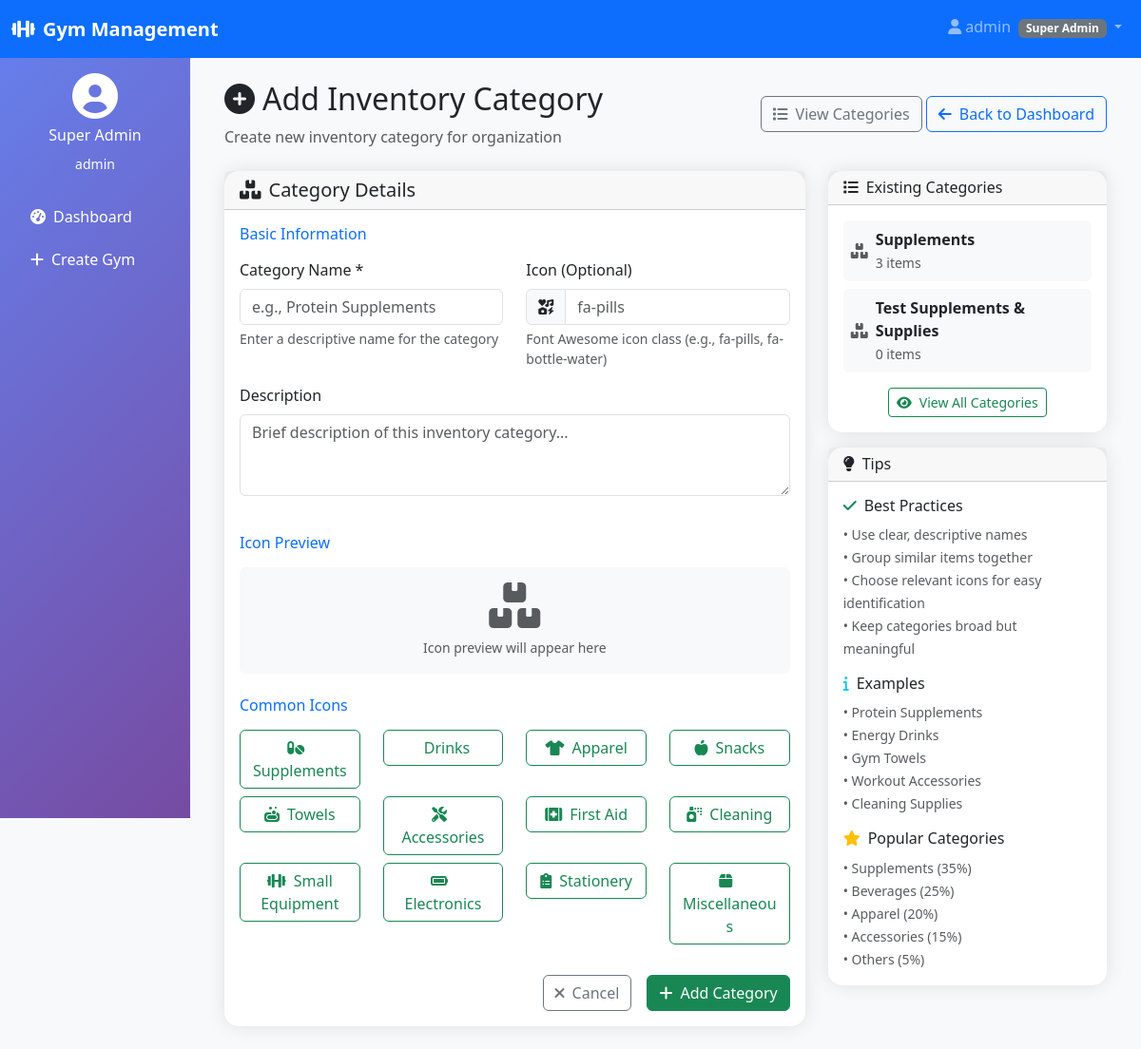
Page /inventory/inventory-categories/11/add/ (signed in) on the committed database.
### multiple_gym/models.py (models this page shows)
class User(AbstractUser):
    USER_TYPES = (
        ('superadmin', 'Super Admin'),
        ('gymadmin', 'Gym Admin'),
        ('member', 'Member'),
        ('trainer', 'Trainer'),
    )
    user_type = models.CharField(max_length=20, choices=USER_TYPES, default='member')
    phone = models.CharField(max_length=15, blank=True)
    created_at = models.DateTimeField(auto_now_add=True)

### inventory_management/models.py (models this page shows, shortened)
class InventoryCategory(models.Model):
    name = models.CharField(max_length=100, unique=True)
    description = models.TextField(blank=True)
    icon = models.CharField(max_length=50, blank=True)
    created_at = models.DateTimeField(auto_now_add=True)
    class Meta:
        verbose_name_plural = "Inventory Categories"
        ordering = ['name']

### inventory_management/views.py (the view, shortened to what this page needs)
# urls.py: path('inventory-categories/<int:gym_id>/add/', views.add_inventory_category, name='add_inventory_category'),
@login_required
def add_inventory_category(request, gym_id):
    if request.user.user_type not in ["superadmin", "gymadmin"]:
        messages.error(request, "Access denied!")
        return redirect("login")
    gym = get_object_or_404(Gym, id=gym_id)
    existing_categories = InventoryCategory.objects.all().order_by("name")
    context = {
        "gym": gym,
        "gym_id": gym_id,  # ✅ ADD THIS - Main fix!
        "existing_categories": existing_categories,
    }
    return render(request, "inventory_management/add_inventory_category.html", context)

### templates/inventory_management/add_inventory_category.html (shortened to what this page needs)
{% extends 'multiple_gym/base.html' %}
{% load static %}
{% block content %}
<div class="d-flex justify-content-between align-items-center mb-4">
    <div>
        <h2><i class="fas fa-plus-circle me-2"></i>Add Inventory Category</h2>
        <p class="text-muted mb-0">Create new inventory category for organization</p>
    </div>
    <div>
        <a href="{% url 'inventory:inventory_category_list' gym_id=gym.id %}" class="btn btn-outline-secondary">
            <i class="fas fa-list me-2"></i>View Categories
        </a>
        <a href="{% url 'inventory:dashboard' gym_id=gym.id %}" class="btn btn-outline-primary">
            <i class="fas fa-arrow-left me-2"></i>Back to Dashboard
        </a>
    </div>
</div>
<div class="row">
    <div class="col-lg-8">
        <div class="card">
            <div class="card-header">
                <h5 class="card-title mb-0">
                    <i class="fas fa-boxes me-2"></i>Category Details
                </h5>
            </div>
            <div class="card-body">
                <form method="POST">
                    <div class="row mb-4">
                        <div class="col-12">
                            <h6 class="text-primary mb-3">Basic Information</h6>
                        </div>
                        <div class="col-md-6 mb-3">
                            <label class="form-label">Category Name *</label>
                            <input type="text" name="name" class="form-control" placeholder="e.g., Protein Supplements" required>
                            <div class="form-text">Enter a descriptive name for the category</div>
                        </div>
                        <div class="col-md-6 mb-3">
                            <label class="form-label">Icon (Optional)</label>
                            <div class="input-group">
                                <span class="input-group-text"><i class="fas fa-icons"></i></span>
                                <input type="text" name="icon" class="form-control" placeholder="fa-pills" id="iconInput">
                            </div>
                            <div class="form-text">Font Awesome icon class (e.g., fa-pills, fa-bottle-water)</div>
                        </div>
                        <div class="col-12 mb-3">
                            <label class="form-label">Description</label>
                            <textarea name="description" class="form-control" rows="3" placeholder="Brief description of this inventory category..."></textarea>
                        </div>
                    </div>
                    <div class="row mb-4">
                        <div class="col-12">
                            <h6 class="text-primary mb-3">Icon Preview</h6>
                            <div class="p-3 bg-light rounded text-center">
                                <i id="iconPreview" class="fas fa-boxes fa-3x text-muted"></i>
                                <div class="mt-2">
                                    <small class="text-muted">Icon preview will appear here</small>
                                </div>
                            </div>
                        </div>
                    </div>
                    <div class="row mb-4">
                        <div class="col-12">
                            <h6 class="text-primary mb-3">Common Icons</h6>
                            <div class="row">
                                <div class="col-md-3 col-sm-6 mb-2">
                                    <button type="button" class="btn btn-outline-success w-100 icon-btn" data-icon="fa-pills">
                                        <i class="fas fa-pills me-2"></i>Supplements
                                    </button>
                                </div>
                                <div class="col-md-3 col-sm-6 mb-2">
                                    <button type="button" class="btn btn-outline-success w-100 icon-btn" data-icon="fa-bottle-water">
                                        Drinks
                                    </button>
                                </div>
                                <div class="col-md-3 col-sm-6 mb-2">
                                    <button type="button" class="btn btn-outline-success w-100 icon-btn" data-icon="fa-tshirt">
                                        <i class="fas fa-tshirt me-2"></i>Apparel
                                    </button>
                                </div>
                                <div class="col-md-3 col-sm-6 mb-2">
                                    <button type="button" class="btn btn-outline-success w-100 icon-btn" data-icon="fa-apple-alt">
                                        <i class="fas fa-apple-alt me-2"></i>Snacks
                                    </button>
                                </div>
                                <div class="col-md-3 col-sm-6 mb-2">
                                    <button type="button" class="btn btn-outline-success w-100 icon-btn" data-icon="fa-soap">
                                        <i class="fas fa-soap me-2"></i>Towels
                                    </button>
                                </div>
                                <div class="col-md-3 col-sm-6 mb-2">
                                    <button type="button" class="btn btn-outline-success w-100 icon-btn" data-icon="fa-tools">
                                        <i class="fas fa-tools me-2"></i>Accessories
                                    </button>
                                </div>
                                <div class="col-md-3 col-sm-6 mb-2">
                                    <button type="button" class="btn btn-outline-success w-100 icon-btn" data-icon="fa-first-aid">
                                        <i class="fas fa-first-aid me-2"></i>First Aid
                                    </button>
                                </div>
                                <div class="col-md-3 col-sm-6 mb-2">
                                    <button type="button" class="btn btn-outline-success w-100 icon-btn" data-icon="fa-spray-can">
                                        <i class="fas fa-spray-can me-2"></i>Cleaning
                                    </button>
                                </div>
                                <div class="col-md-3 col-sm-6 mb-2">
                                    <button type="button" class="btn btn-outline-success w-100 icon-btn" data-icon="fa-dumbbell">
                                        <i class="fas fa-dumbbell me-2"></i>Small Equipment
                                    </button>
                                </div>
                                <div class="col-md-3 col-sm-6 mb-2">
                                    <button type="button" class="btn btn-outline-success w-100 icon-btn" data-icon="fa-battery-full">
                                        <i class="fas fa-battery-full me-2"></i>Electronics
                                    </button>
                                </div>
                                <div class="col-md-3 col-sm-6 mb-2">
                                    <button type="button" class="btn btn-outline-success w-100 icon-btn" data-icon="fa-clipboard-list">
                                        <i class="fas fa-clipboard-list me-2"></i>Stationery
                                    </button>
                                </div>
                                <div class="col-md-3 col-sm-6 mb-2">
                                    <button type="button" class="btn btn-outline-success w-100 icon-btn" data-icon="fa-box">
                                        <i class="fas fa-box me-2"></i>Miscellaneous
                                    </button>
                                </div>
                            </div>
                        </div>
                    </div>
                    <div class="d-grid gap-2 d-md-flex justify-content-md-end">
                        <a href="{% url 'inventory:inventory_category_list' gym_id=gym.id %}" class="btn btn-outline-secondary me-md-2">
                            <i class="fas fa-times me-2"></i>Cancel
                        </a>
                        <button type="submit" class="btn btn-success">
                            <i class="fas fa-plus me-2"></i>Add Category
                        </button>
                    </div>
                </form>
            </div>
        </div>
    </div>
    <div class="col-lg-4">
        <div class="card mb-3">
            <div class="card-header">
                <h6 class="card-title mb-0">
                    <i class="fas fa-list me-2"></i>Existing Categories
                </h6>
            </div>
            <div class="card-body">
                {% if existing_categories %}
                    {% for category in existing_categories %}
                    <div class="d-flex align-items-center mb-2 p-2 bg-light rounded">
                        {% if category.icon %}
                        <i class="fas {{ category.icon }} text-success me-2"></i>
                        {% else %}
                        <i class="fas fa-boxes text-muted me-2"></i>
                        {% endif %}
                        <div class="flex-grow-1">
                            <div class="fw-bold">{{ category.name }}</div>
                            <small class="text-muted">{{ category.items.count }} items</small>
                        </div>
                    </div>
                    {% endfor %}
                    <div class="text-center mt-3">
                        <a href="{% url 'inventory:inventory_category_list' gym_id=gym.id %}" class="btn btn-outline-success btn-sm">
                            <i class="fas fa-eye me-2"></i>View All Categories
                        </a>
                    </div>
                {% else %}
                    <div class="text-center py-3">
                        <i class="fas fa-boxes fa-2x text-muted mb-2"></i>
                        <p class="text-muted mb-0">No categories created yet</p>
                    </div>
                {% endif %}
            </div>
        </div>
        <div class="card">
            <div class="card-header">
                <h6 class="card-title mb-0">
                    <i class="fas fa-lightbulb me-2"></i>Tips
                </h6>
            </div>
            <div class="card-body">
                <div class="mb-3">
                    <h6><i class="fas fa-check text-success me-2"></i>Best Practices</h6>
                    <small class="text-muted">
                        • Use clear, descriptive names<br>
                        • Group similar items together<br>
                        • Choose relevant icons for easy identification<br>
                        • Keep categories broad but meaningful
                    </small>
                </div>
                <div class="mb-3">
                    <h6><i class="fas fa-info text-info me-2"></i>Examples</h6>
                    <small class="text-muted">
                        • Protein Supplements<br>
                        • Energy Drinks<br>
                        • Gym Towels<br>
                        • Workout Accessories<br>
                        • Cleaning Supplies
                    </small>
                </div>
                <div class="mb-0">
                    <h6><i class="fas fa-star text-warning me-2"></i>Popular Categories</h6>
                    <small class="text-muted">
                        • Supplements (35%)<br>
                        • Beverages (25%)<br>
                        • Apparel (20%)<br>
                        • Accessories (15%)<br>
                        • Others (5%)
                    </small>
                </div>
            </div>
        </div>
    </div>
</div>
{% endblock %}

### templates/multiple_gym/base.html (shortened to what this page needs)
<!DOCTYPE html>
<html lang="en">
<head>
    <link href="https://cdnjs.cloudflare.com/ajax/libs/bootstrap/5.3.0/css/bootstrap.min.css" rel="stylesheet">
    <link href="https://cdnjs.cloudflare.com/ajax/libs/font-awesome/6.0.0/css/all.min.css" rel="stylesheet">
</head>
<body class="bg-light">
    <nav class="navbar navbar-expand-lg navbar-dark bg-primary">
        <div class="container-fluid">
            <a class="navbar-brand" href="#">
                <i class="fas fa-dumbbell me-2"></i>Gym Management
            </a>
            {% if user.is_authenticated %}
            <div class="navbar-nav ms-auto">
                <div class="nav-item dropdown">
                    <a class="nav-link dropdown-toggle" href="#" role="button" data-bs-toggle="dropdown">
                        <i class="fas fa-user me-1"></i>{{ user.username }}
                        <span class="badge bg-secondary ms-1">{{ user.get_user_type_display }}</span>
                    </a>
                </div>
            </div>
            {% endif %}
        </div>
    </nav>
    <div class="container-fluid">
        <div class="row">
            {% if user.is_authenticated and user.user_type != 'member' %}
            <div class="col-md-3 col-lg-2 px-0">
                <div class="sidebar text-white p-3">
                    <div class="text-center mb-4">
                        <i class="fas fa-user-circle fa-3x mb-2"></i>
                        <h6>{{ user.get_user_type_display }}</h6>
                        <small>{{ user.username }}</small>
                    </div>
                    <ul class="nav flex-column">
                        {% if user.user_type == 'superadmin' %}
                        <li class="nav-item">
                            <a class="nav-link text-white" href="{% url 'multiple_gym:superadmin_dashboard' %}">
                                <i class="fas fa-tachometer-alt me-2"></i>Dashboard
                            </a>
                        </li>
                        <li class="nav-item">
                            <a class="nav-link text-white" href="{% url 'multiple_gym:create_gym' %}">
                                <i class="fas fa-plus me-2"></i>Create Gym
                            </a>
                        </li>
                        {% endif %}
                    </ul>
                </div>
            </div>
            {% endif %}
            <div
                class="{% if user.is_authenticated and user.user_type != 'member' %}col-md-9 col-lg-10{% else %}col-12{% endif %}">
                <div class="p-4">
                    {% block content %}{% endblock %}
                </div>
            </div>
        </div>
    </div>
</body>
</html>

### rows in the picture
User: username "admin", user_type "Super Admin"
InventoryCategory: name "Supplements", items.count "3"
InventoryCategory: name "Test Supplements & Supplies", items.count "0"
